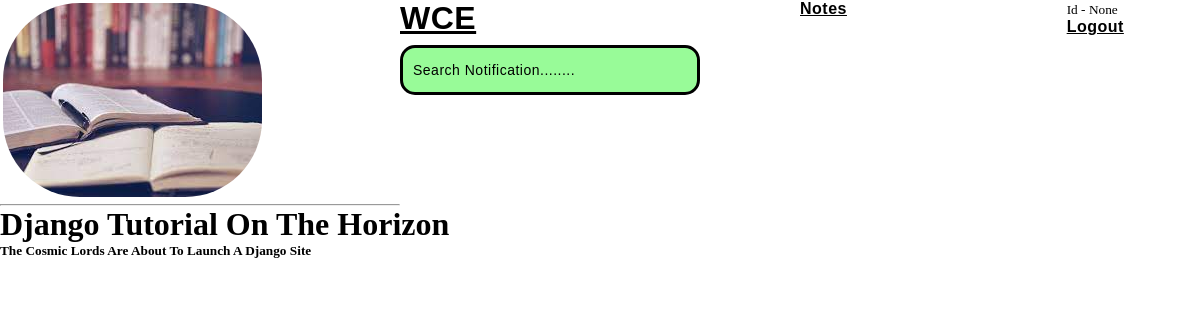
The page /notification/2/ on the database as committed earlier.
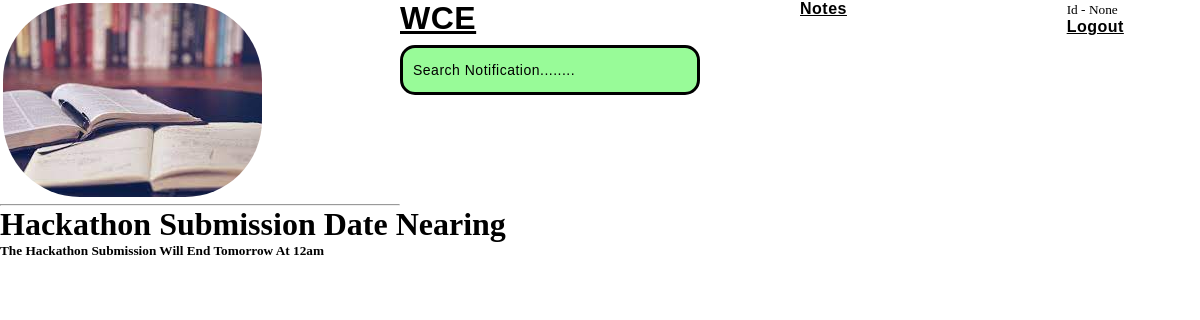
The same page on the database as committed later.
### base/models.py (models this page shows, shortened)
class Notification(models.Model):
    host = models.ForeignKey(User, on_delete = models.CASCADE)
    topic = models.ForeignKey(Topic, on_delete = models.CASCADE)
    title = models.CharField(max_length=200)
    description = models.TextField(null = True, blank=True)
    updates = models.DateTimeField(auto_now = True)
    created = models.DateTimeField(auto_now_add = True)
    class Meta:
        ordering = ['-updates', '-created']

### base/views.py (the view)
# urls.py: path('notification/<str:pk>/', views.notification, name = "notification"),
def notification(request, pk):
    notification = Notification.objects.get(id = pk)
    context = {'notification': notification}
    return render(request, 'base/notification.html', context)

### base/templates/base/notification.html (shortened to what this page needs)
{% extends 'main.html' %}
{% block content %}
<div class="notification-body">
<h1> {{ notification.title }} </h1>
<h5>
    {{ notification.description }}
</h5>
</div>
{% endblock %}

Rows that differ between the two databases and show on the page:
changed Notification: title "Django Tutorial On The Horizon" → "Hackathon Submission Date Nearing"; description "The Cosmic Lords Are About To Launch A Django Site" → "The Hackathon Submission Will End Tomorrow At 12am"
